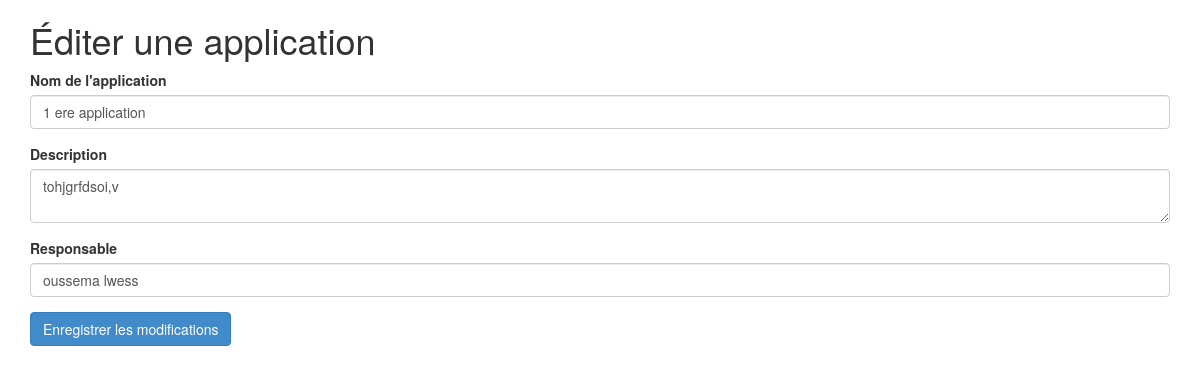
The app's page /edit_application.php?id=4 (signed in) with its own data.
### tables this page shows
CREATE TABLE `application` (
  `idapplication` int(11) NOT NULL,
  `iduser` int(11) DEFAULT NULL,
  `nomapplication` varchar(100) NOT NULL,
  `description` text DEFAULT NULL,
  `nomresponsable` varchar(100) DEFAULT NULL
);

### edit_application.php (the view, shortened to what this page needs)
<?php
require 'db.php';
if (isset($_GET['id'])) {
    $idapplication = $_GET['id'];
    $stmt = $conn->prepare("SELECT * FROM application WHERE idapplication = :idapplication AND iduser = :iduser");
    $stmt->execute(['idapplication' => $idapplication, 'iduser' => $_SESSION['iduser']]);
    $app = $stmt->fetch(PDO::FETCH_ASSOC);
}
?>
<!DOCTYPE html>
<html lang="fr">
<head>
    <link href="assets/css/bootstrap.css" rel="stylesheet" />
</head>
<body>
    <div class="container">
        <h1>Éditer une application</h1>
        <form method="POST">
            <div class="form-group">
                <label for="nomapplication">Nom de l'application</label>
                <input type="text" class="form-control" id="nomapplication" name="nomapplication" value="<?php echo htmlspecialchars($app['nomapplication']); ?>" required>
            </div>
            <div class="form-group">
                <label for="description">Description</label>
                <textarea class="form-control" id="description" name="description" required><?php echo htmlspecialchars($app['description']); ?></textarea>
            </div>
            <div class="form-group">
                <label for="nomresponsable">Responsable</label>
                <input type="text" class="form-control" id="nomresponsable" name="nomresponsable" value="<?php echo htmlspecialchars($app['nomresponsable']); ?>" required>
            </div>
            <button type="submit" class="btn btn-primary">Enregistrer les modifications</button>
        </form>
    </div>
</body>
</html>

### records on screen
application: nomapplication "1 ere application", description "tohjgrfdsoi,v", nomresponsable "oussema lwess"
